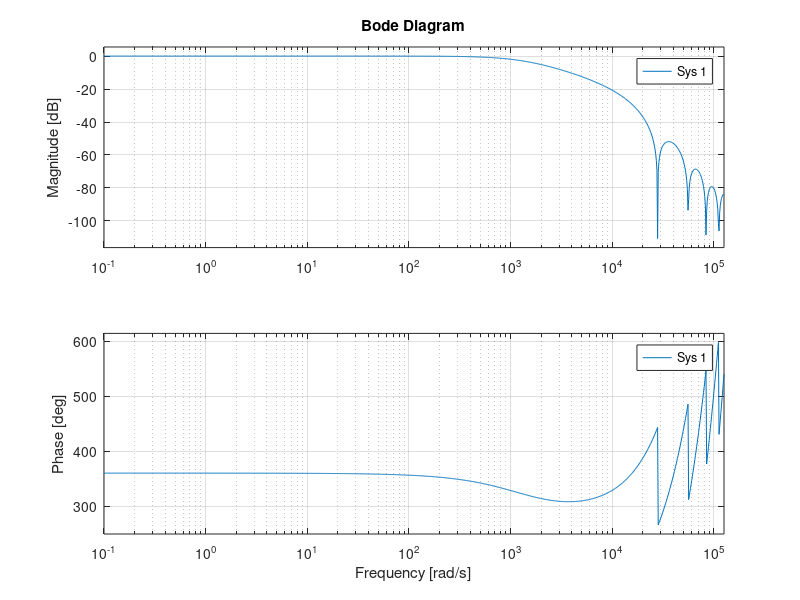
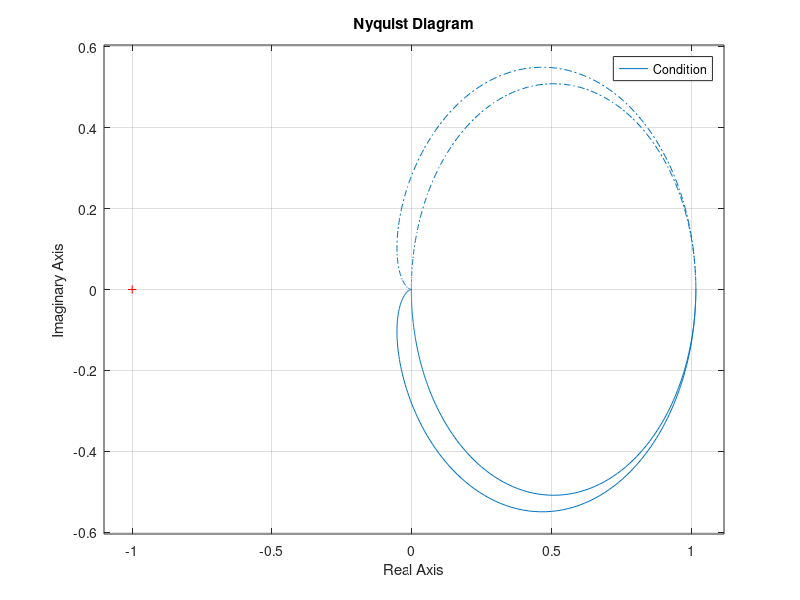

Source code (MATLAB) for these figures, in order:
clc
clear

L1=600e-06;
C=10e-06;
L2=150e-06;
R=1.5;
Ts=0.02/800;
kp=0.984105920190842;
kd=6.59449920156203e-05;

%kp=1;
%kd=0;

num_z = [1 0];
sys_z = tf(num_z,1,Ts);

num_p = [1];
%den_p=[L1*L2*C 0 (L1+L1) 0];
den_p = [L1*L2*C (L1*L2)/R (L1+L2) 0];


P0 = tf(num_p,den_p);
P = c2d(P0,Ts,'zoh');

num_c=[(kp*Ts)+kd -kd];
den_c=[Ts 0];
C=tf(num_c,den_c,Ts);


Openloop = series(C,P);
Closeloop = feedback(Openloop,1,-1);

Condition0 = P/(1+(C*P));
Condition = sys_z*Condition0;

num=[1 0 0 0 0 0 0 0 0];
den=[1];
filter=tf((9)*num,den,Ts);

num1=[0 1 0 0 0 0 0 0 0];
filter1=tf((9)*num1,den,Ts);

num2=[0 0 1 0 0 0 0 0 0];
filter2=tf((9)*num2,den,Ts);

num3=[0 0 0 1 0 0 0 0 0];
filter3=tf((9)*num3,den,Ts);

num4=[0 0 0 0 1 0 0 0 0];
filter4=tf((9)*num4,den,Ts);

num5=[0 0 0 0 0 1 0 0 0];
filter5=tf((9)*num5,den,Ts);

num6=[0 0 0 0 0 0 1 0 0];
filter6=tf((9)*num6,den,Ts);

num7=[0 0 0 0 0 0 0 1 0];
filter7=tf((9)*num7,den,Ts);

num8=[0 0 0 0 0 0 0 0 1];
filter8=tf((9)*num8,den,Ts);

filter = 1/filter + 1/filter1 + 1/filter2 + 1/filter3 + 1/filter4 + 1/filter5 + 1/filter6 + 1/filter7 + 1/filter8;





num1=[1 0 0 0 0 0 0 0 0 0 0];
den1= [0 0 0 0 0 0 0 0 0 0 1];
advanced=tf(num1,den1,Ts);


figure (1)
bode(Condition*filter*advanced);
figure (2)
 %subplot 121
%nyquist(Condition);
%subplot 122
nyquist(Condition);
% figure (4)
% nyquist(Condition*filter*1);

% figure (2)
% nyquist(P0);